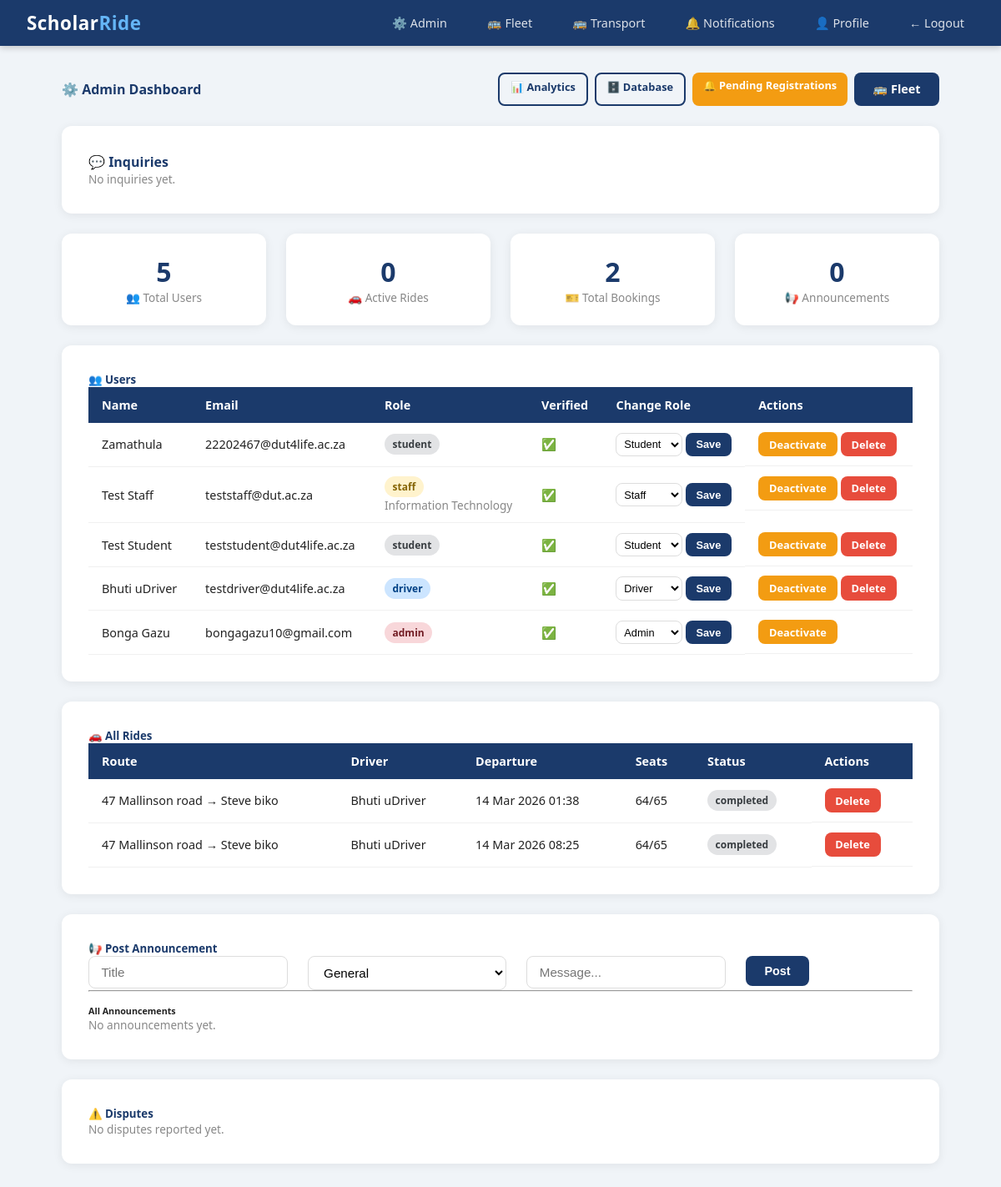
The page /admin (signed in) on the database its author committed.
### scholar_ride/models.py (models this page shows)
class User(db.Model, UserMixin):
    id = db.Column(db.Integer, primary_key=True)
    student_number = db.Column(db.String(20), unique=True, nullable=True)
    staff_number = db.Column(db.String(20), unique=True, nullable=True)
    full_name = db.Column(db.String(100), nullable=False)
    email = db.Column(db.String(120), unique=True, nullable=False)
    phone = db.Column(db.String(20), nullable=False)
    password_hash = db.Column(db.String(128), nullable=False)
    role = db.Column(db.String(20), default='student')
    department = db.Column(db.String(100), nullable=True)
    verified = db.Column(db.Boolean, default=False)
    approval_status = db.Column(db.String(20), default='pending')
    otp = db.Column(db.String(6), nullable=True)
    created_at = db.Column(db.DateTime, default=datetime.utcnow)
    rides = db.relationship('Ride', backref='driver', lazy=True)
    bookings = db.relationship('Booking', backref='student', lazy=True)

class Ride(db.Model):
    id = db.Column(db.Integer, primary_key=True)
    driver_id = db.Column(db.Integer, db.ForeignKey('user.id'), nullable=False)
    origin = db.Column(db.String(200), nullable=False)
    destination = db.Column(db.String(200), nullable=False)
    departure_time = db.Column(db.DateTime, nullable=False)
    available_seats = db.Column(db.Integer, nullable=False)
    total_seats = db.Column(db.Integer, nullable=False)
    status = db.Column(db.String(20), default='active')
    created_at = db.Column(db.DateTime, default=datetime.utcnow)
    bookings = db.relationship('Booking', backref='ride', lazy=True)
    vehicle_type = db.Column(db.String(50), nullable=True)
    vehicle_model = db.Column(db.String(100), nullable=True)
    registration_number = db.Column(db.String(20), nullable=True)

### scholar_ride/routes/admin.py (the view)
@admin.route('/admin')
@login_required
@admin_required
def dashboard():
    users = User.query.order_by(User.created_at.desc()).all()
    announcements = Announcement.query.order_by(Announcement.created_at.desc()).all()
    all_rides = Ride.query.order_by(Ride.created_at.desc()).all()
    disputes = Dispute.query.order_by(Dispute.created_at.desc()).all()
    total_users = User.query.count()
    active_rides = Ride.query.filter_by(status='active').count()
    total_bookings = Booking.query.count()
    total_announcements = Announcement.query.count()
    pending_count = User.query.filter_by(approval_status='pending').count()
    inquiries =Inquiry.query.order_by(Inquiry.created_at.desc()).all()
    return render_template('admin/dashboard.html',
                           users=users,
                           announcements=announcements,
                           all_rides=all_rides,
                           disputes=disputes,
                           total_users=total_users,
                           active_rides=active_rides,
                           total_bookings=total_bookings,
                           total_announcements=total_announcements,
                           pending_count=pending_count,
                           inquiries=inquiries
                           )

### scholar_ride/templates/admin/dashboard.html (shortened to what this page needs)
{% extends "base.html" %}
{% block content %}
<div class="d-flex justify-between align-center mb-4">
    <h4 style="color:#1B3A6B; margin:0;">⚙️ Admin Dashboard</h4>
    <div class="d-flex gap-1">
        <a href="/admin/analytics" class="btn btn-outline btn-sm">📊 Analytics</a>
        <a href="/admin/database" class="btn btn-outline btn-sm">🗄️ Database</a>
        <a href="/admin/registrations" class="btn btn-warning btn-sm">🔔 Pending Registrations</a>
        <a href="/admin/fleet" class="btn btn-primary">🚌 Fleet</a>
    </div>
</div>
<div class="card p-3 mt-3 mb-4">
    <h4 style="color:#1B3A6B;" class="mb-3">💬 Inquiries</h4>
    {% if inquiries %}
        {% for inquiry in inquiries %}
        <div style="border-bottom:1px solid #f0f0f0; padding-bottom:1rem; margin-bottom:1rem;">
            <div class="d-flex justify-between align-center">
                <div>
                    <strong>{{ inquiry.user.full_name }}</strong>
                    <span class="badge {% if inquiry.status == 'open' %}badge-danger{% else %}badge-success{% endif %}" style="margin-left:0.5rem;">
                        {{ inquiry.status }}
                    </span>
                    <br>
                    <small class="text-muted">{{ inquiry.subject }}</small>
                </div>
                <small class="text-muted">{{ inquiry.created_at.strftime('%d %b %Y %H:%M') }}</small>
            </div>
            <p class="mt-1 mb-2">{{ inquiry.message }}</p>
            {% if inquiry.reply %}
            <div style="background:#f8faff; border-radius:8px; padding:0.75rem; margin-bottom:0.75rem;">
                <small style="color:#1B3A6B; font-weight:600;">Admin Reply:</small>
                <p class="mb-0" style="font-size:0.9rem;">{{ inquiry.reply }}</p>
            </div>
            {% endif %}
            <div style="display:flex; gap:0.5rem; flex-wrap:wrap;">
                {% if inquiry.status == 'open' %}
                <form method="POST" action="/inquiries/{{ inquiry.id }}/reply" style="display:flex; gap:0.5rem; flex:1;">
                    <input type="text" name="reply" class="form-control"
                           placeholder="Type your reply..." required style="font-size:0.85rem;">
                    <button type="submit" class="btn btn-sm btn-primary">Reply</button>
                </form>
                {% endif %}
                <a href="/inquiries/{{ inquiry.id }}/delete"
                   class="btn btn-sm btn-danger"
                   onclick="return confirm('Delete this inquiry?')">
                    🗑️ Delete
                </a>
            </div>
        </div>
        {% endfor %}
    {% else %}
        <p class="text-muted">No inquiries yet.</p>
    {% endif %}
</div>
<div class="row mb-4">
    <div class="col">
        <div class="stat-card">
            <div class="stat-number">{{ total_users }}</div>
            <div class="stat-label">👥 Total Users</div>
        </div>
    </div>
    <div class="col">
        <div class="stat-card">
            <div class="stat-number">{{ active_rides }}</div>
            <div class="stat-label">🚗 Active Rides</div>
        </div>
    </div>
    <div class="col">
        <div class="stat-card">
            <div class="stat-number">{{ total_bookings }}</div>
            <div class="stat-label">🎫 Total Bookings</div>
        </div>
    </div>
    <div class="col">
        <div class="stat-card">
            <div class="stat-number">{{ total_announcements }}</div>
            <div class="stat-label">📢 Announcements</div>
        </div>
    </div>
</div>
<div class="card p-3 mb-4" style="margin-top: 1.5rem;">
    <h5 style="color:#1B3A6B;" class="mb-3">👥 Users</h5>
    <div style="overflow-x:auto;">
        <table>
            <thead>
                <tr>
                    <th>Name</th>
                    <th>Email</th>
                    <th>Role</th>
                    <th>Verified</th>
                    <th>Change Role</th>
                    <th>Actions</th>
                </tr>
            </thead>
            <tbody>
                {% for user in users %}
                <tr>
                    <td>{{ user.full_name }}</td>
                    <td>{{ user.email }}</td>
                    <td>
                        <span class="badge
                            {% if user.role == 'admin' %}badge-danger
                            {% elif user.role == 'driver' %}badge-primary
                            {% elif user.role == 'staff' %}badge-warning
                            {% else %}badge-secondary{% endif %}">
                            {{ user.role }}
                        </span>
                        {% if user.department %}
                        <br><small class="text-muted">{{ user.department }}</small>
                        {% endif %}
                    </td>
                    <td>{% if user.verified %}✅{% else %}❌{% endif %}</td>
                    <td>
                        <form method="POST"
                              action="/admin/users/{{ user.id }}/role"
                              style="display:flex; gap:4px;">
                            <select name="role" class="form-control" style="padding:0.3rem; font-size:0.8rem;">
                                <option value="student" {% if user.role == 'student' %}selected{% endif %}>Student</option>
                                <option value="staff" {% if user.role == 'staff' %}selected{% endif %}>Staff</option>
                                <option value="driver" {% if user.role == 'driver' %}selected{% endif %}>Driver</option>
                                <option value="admin" {% if user.role == 'admin' %}selected{% endif %}>Admin</option>
                            </select>
                            <button type="submit" class="btn btn-sm btn-primary">Save</button>
                        </form>
                    </td>
                    <td style="display:flex; gap:4px;">
                        <a href="/admin/users/{{ user.id }}/toggle"
                           class="btn btn-sm btn-warning">
                            {% if user.verified %}Deactivate{% else %}Activate{% endif %}
                        </a>
                        {% if user.id != current_user.id %}
                        <a href="/admin/users/{{ user.id }}/delete"
                           class="btn btn-sm btn-danger"
                           onclick="return confirm('Delete {{ user.full_name }}?')">
                            Delete
                        </a>
                        {% endif %}
                    </td>
                </tr>
                {% endfor %}
            </tbody>
        </table>
    </div>
</div>
<div class="card p-3 mb-4">
    <h5 style="color:#1B3A6B;" class="mb-3">🚗 All Rides</h5>
    <div style="overflow-x:auto;">
        <table>
            <thead>
                <tr>
                    <th>Route</th>
                    <th>Driver</th>
                    <th>Departure</th>
                    <th>Seats</th>
                    <th>Status</th>
                    <th>Actions</th>
                </tr>
            </thead>
            <tbody>
                {% for ride in all_rides %}
                <tr>
                    <td>{{ ride.origin }} → {{ ride.destination }}</td>
                    <td>{{ ride.driver.full_name }}</td>
                    <td>{{ ride.departure_time.strftime('%d %b %Y %H:%M') }}</td>
                    <td>{{ ride.available_seats }}/{{ ride.total_seats }}</td>
                    <td>
                        <span class="badge
                            {% if ride.status == 'active' %}badge-success
                            {% elif ride.status == 'cancelled' %}badge-danger
                            {% elif ride.status == 'delayed' %}badge-warning
                            {% else %}badge-secondary{% endif %}">
                            {{ ride.status }}
                        </span>
                    </td>
                    <td style="display:flex; gap:4px;">
                        <a href="/admin/rides/{{ ride.id }}/delete"
                           class="btn btn-sm btn-danger"
                           onclick="return confirm('Delete this ride?')">
                            Delete
                        </a>
                    </td>
                </tr>
                {% endfor %}
            </tbody>
        </table>
    </div>
</div>
<div class="card p-3 mb-4">
    <h5 style="color:#1B3A6B;" class="mb-3">📢 Post Announcement</h5>
    <form method="POST" action="/admin/announcements">
        <div class="row">
            <div class="col">
                <input type="text" name="title" class="form-control"
                       placeholder="Title" required>
            </div>
            <div class="col">
                <select name="category" class="form-control">
                    <option value="general">General</option>
                </select>
            </div>
            <div class="col">
                <input type="text" name="body" class="form-control"
                       placeholder="Message..." required>
            </div>
            <div class="col" style="flex:0 0 auto;">
                <button type="submit" class="btn btn-primary">Post</button>
            </div>
        </div>
    </form>
    <hr>
    <h6 class="mt-2">All Announcements</h6>
    {% if announcements %}
        {% for ann in announcements %}
        <div class="d-flex justify-between align-center" style="border-bottom:1px solid #f0f0f0; padding:0.75rem 0;">
            <div>
                <strong>{{ ann.title }}</strong>
                <span class="badge ms-1
                    {% if ann.category == 'breakdown' %}badge-danger
                    {% elif ann.category == 'delay' %}badge-warning
                    {% elif ann.category == 'cancellation' %}badge-danger
                    {% else %}badge-info{% endif %}">
                    {{ ann.category }}
                </span>
                <p class="mb-0 text-muted">{{ ann.body }}</p>
                <small class="text-muted">{{ ann.created_at.strftime('%d %b %Y %H:%M') }}</small>
            </div>
            <a href="/admin/announcements/{{ ann.id }}/delete"
               class="btn btn-sm btn-danger"
               onclick="return confirm('Delete this announcement?')">
                Delete
            </a>
        </div>
        {% endfor %}
    {% else %}
        <p class="text-muted">No announcements yet.</p>
    {% endif %}
</div>
<div class="card p-3 mb-4">
    <h5 style="color:#1B3A6B;" class="mb-3">⚠️ Disputes</h5>
    {% if disputes %}
        {% for dispute in disputes %}
        <div style="border-bottom:1px solid #f0f0f0; padding-bottom:1rem; margin-bottom:1rem;">
            <div class="d-flex justify-between align-center">
                <div>
                    <strong>Reported by:</strong>
                    {{ dispute.reported_by_user.full_name if dispute.reported_by_user else 'Unknown' }}
                    <span style="margin:0 0.5rem;">against</span>
                    <strong>{{ dispute.reported_against_user.full_name if dispute.reported_against_user else 'Unknown' }}</strong>
                    <span class="badge {% if dispute.status == 'open' %}badge-danger{% else %}badge-success{% endif %}" style="margin-left:0.5rem;">
                        {{ dispute.status }}
                    </span>
                </div>
                <small class="text-muted">{{ dispute.created_at.strftime('%d %b %Y') }}</small>
            </div>
            <p class="mt-1 mb-2">{{ dispute.description }}</p>
            <div class="d-flex gap-1">
                {% if dispute.status == 'open' %}
                <form method="POST" action="/admin/disputes/{{ dispute.id }}/resolve" style="display:flex; gap:4px;">
                    <select name="action" class="form-control" style="padding:0.3rem; font-size:0.8rem; width:auto;">
                        <option value="warn">Warn User</option>
                        <option value="ban">Ban User</option>
                    </select>
                    <button type="submit" class="btn btn-sm btn-warning">Resolve</button>
                </form>
                {% endif %}
                <a href="/admin/disputes/{{ dispute.id }}/delete"
                   class="btn btn-sm btn-danger"
                   onclick="return confirm('Delete this dispute?')">
                    Delete
                </a>
            </div>
        </div>
        {% endfor %}
    {% else %}
        <p class="text-muted">No disputes reported yet.</p>
    {% endif %}
</div>
{% endblock %}

### rows shown on the page
User: full_name "Zamathula", email "22202467@dut4life.ac.za", role "student", role "Student", verified "Deactivate"
User: full_name "Test Staff", email "teststaff@dut.ac.za", role "staff", department "Information Technology", role "Staff", verified "Deactivate"
User: full_name "Test Student", email "teststudent@dut4life.ac.za", role "student", role "Student", verified "Deactivate"
User: full_name "Bhuti uDriver", email "testdriver@dut4life.ac.za", role "driver", role "Driver", verified "Deactivate"
User: full_name "Bonga Gazu", email "bongagazu10@gmail.com", role "admin", role "Admin", verified "Deactivate"
Ride: origin "47 Mallinson road", destination "Steve biko", driver.full_name "Bhuti uDriver", departure_time "14 Mar 2026 01:38", available_seats "64", total_seats "65", status "completed"
Ride: origin "47 Mallinson road", destination "Steve biko", driver.full_name "Bhuti uDriver", departure_time "14 Mar 2026 08:25", available_seats "64", total_seats "65", status "completed"

### other values the page prints
{{ total_users }} "5"
{{ active_rides }} "0"
{{ total_bookings }} "2"
{{ total_announcements }} "0"
